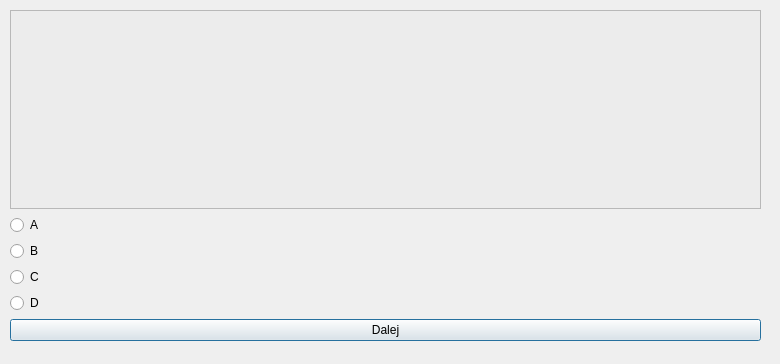
<?xml version="1.0" encoding="UTF-8"?>
<ui version="4.0">
 <class>Question</class>
 <widget class="QDialog" name="Question">
  <property name="geometry">
   <rect>
    <x>0</x>
    <y>0</y>
    <width>780</width>
    <height>364</height>
   </rect>
  </property>
  <property name="windowTitle">
   <string>Dialog</string>
  </property>
  <widget class="QWidget" name="verticalLayoutWidget">
   <property name="geometry">
    <rect>
     <x>10</x>
     <y>10</y>
     <width>751</width>
     <height>331</height>
    </rect>
   </property>
   <layout class="QVBoxLayout" name="verticalLayout">
    <item>
     <widget class="QTextEdit" name="textEdit">
      <property name="palette">
       <palette>
        <active>
         <colorrole role="Base">
          <brush brushstyle="SolidPattern">
           <color alpha="255">
            <red>236</red>
            <green>236</green>
            <blue>236</blue>
           </color>
          </brush>
         </colorrole>
        </active>
        <inactive>
         <colorrole role="Base">
          <brush brushstyle="SolidPattern">
           <color alpha="255">
            <red>236</red>
            <green>236</green>
            <blue>236</blue>
           </color>
          </brush>
         </colorrole>
        </inactive>
        <disabled>
         <colorrole role="Base">
          <brush brushstyle="SolidPattern">
           <color alpha="255">
            <red>236</red>
            <green>236</green>
            <blue>236</blue>
           </color>
          </brush>
         </colorrole>
        </disabled>
       </palette>
      </property>
      <property name="readOnly">
       <bool>true</bool>
      </property>
     </widget>
    </item>
    <item>
     <widget class="QRadioButton" name="radioButton">
      <property name="text">
       <string>A </string>
      </property>
     </widget>
    </item>
    <item>
     <widget class="QRadioButton" name="radioButton_2">
      <property name="text">
       <string>B </string>
      </property>
     </widget>
    </item>
    <item>
     <widget class="QRadioButton" name="radioButton_4">
      <property name="text">
       <string>C </string>
      </property>
     </widget>
    </item>
    <item>
     <widget class="QRadioButton" name="radioButton_3">
      <property name="text">
       <string>D </string>
      </property>
     </widget>
    </item>
    <item>
     <widget class="QPushButton" name="pushButton">
      <property name="text">
       <string>Dalej</string>
      </property>
     </widget>
    </item>
   </layout>
  </widget>
 </widget>
 <resources/>
 <connections/>
</ui>
